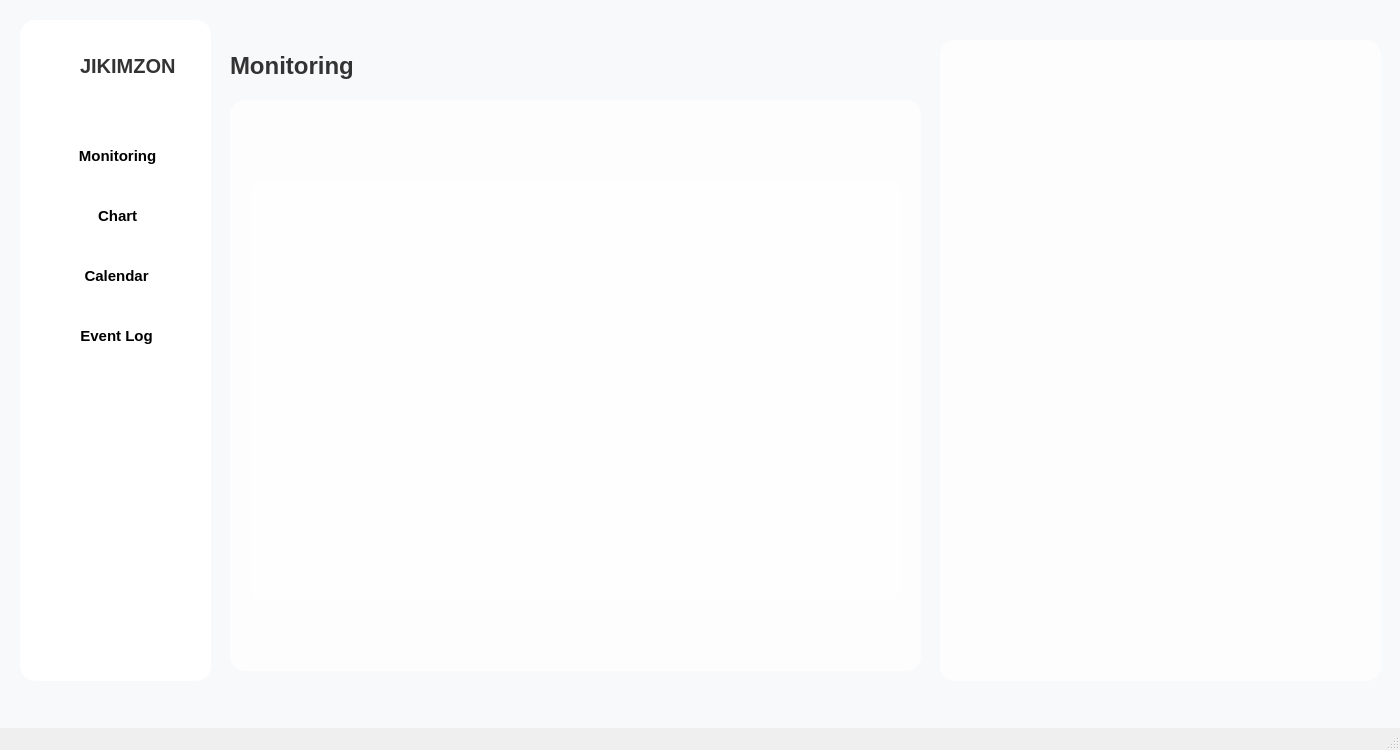
<?xml version="1.0" encoding="UTF-8"?>
<ui version="4.0">
 <class>MainWindow</class>
 <widget class="QMainWindow" name="MainWindow">
  <property name="geometry">
   <rect>
    <x>0</x>
    <y>0</y>
    <width>1400</width>
    <height>750</height>
   </rect>
  </property>
  <property name="sizePolicy">
   <sizepolicy hsizetype="Preferred" vsizetype="Preferred">
    <horstretch>0</horstretch>
    <verstretch>0</verstretch>
   </sizepolicy>
  </property>
  <property name="minimumSize">
   <size>
    <width>1400</width>
    <height>750</height>
   </size>
  </property>
  <property name="maximumSize">
   <size>
    <width>1400</width>
    <height>750</height>
   </size>
  </property>
  <property name="windowTitle">
   <string>JIKIMZON</string>
  </property>
  <property name="windowIcon">
   <iconset theme="QIcon::ThemeIcon::CameraVideo"/>
  </property>
  <property name="documentMode">
   <bool>false</bool>
  </property>
  <widget class="QWidget" name="centralwidget">
   <property name="styleSheet">
    <string notr="true">background-color: #F8F9FB;
</string>
   </property>
   <widget class="QFrame" name="sidebarframe">
    <property name="geometry">
     <rect>
      <x>20</x>
      <y>20</y>
      <width>191</width>
      <height>661</height>
     </rect>
    </property>
    <property name="styleSheet">
     <string notr="true">background-color: white;
border-radius: 15px;

</string>
    </property>
    <property name="frameShape">
     <enum>QFrame::StyledPanel</enum>
    </property>
    <property name="frameShadow">
     <enum>QFrame::Raised</enum>
    </property>
    <property name="lineWidth">
     <number>1</number>
    </property>
    <widget class="QPushButton" name="MButton">
     <property name="geometry">
      <rect>
       <x>10</x>
       <y>120</y>
       <width>171</width>
       <height>32</height>
      </rect>
     </property>
     <property name="styleSheet">
      <string notr="true">QPushButton {
    background-color: transparent; /* 버튼 배경을 투명하게 설정 */
    color: black; /* 기본 텍스트 색상은 검은색 */
    font-weight: bold; /* 텍스트를 두껍게 설정 */
    font-size: 15px; /* 텍스트 크기 설정 (여기서 15px로 시작) */
    border: none; /* 버튼 테두리 없앰 */
}

QPushButton:hover {
   background-color:  rgba(170, 201, 227, 80);
    color: black; /* 호버 시 텍스트 색상 유지 */
    font-size: 18px; /* 호버 시 텍스트 크기를 18px로 설정 (필요에 따라 조정 가능) */
}
</string>
     </property>
     <property name="text">
      <string> Monitoring</string>
     </property>
     <property name="icon">
      <iconset>
       <normalon>:/icon/desktop-2.png</normalon>
      </iconset>
     </property>
    </widget>
    <widget class="QPushButton" name="RButton">
     <property name="geometry">
      <rect>
       <x>10</x>
       <y>180</y>
       <width>171</width>
       <height>32</height>
      </rect>
     </property>
     <property name="styleSheet">
      <string notr="true">QPushButton {
    background-color: transparent; /* 버튼 배경을 투명하게 설정 */
    color: black; /* 기본 텍스트 색상은 검은색 */
    font-weight: bold; /* 텍스트를 두껍게 설정 */
    font-size: 15px; /* 텍스트 크기 설정 (여기서 15px로 시작) */
    border: none; /* 버튼 테두리 없앰 */
}

QPushButton:hover {
  background-color:  rgba(170, 201, 227, 80);
    color: black; /* 호버 시 텍스트 색상 유지 */
    font-size: 18px; /* 호버 시 텍스트 크기를 18px로 설정 (필요에 따라 조정 가능) */
}
</string>
     </property>
     <property name="text">
      <string> Chart</string>
     </property>
     <property name="icon">
      <iconset>
       <normalon>:/icon/growth.png</normalon>
      </iconset>
     </property>
    </widget>
    <widget class="QPushButton" name="CButton">
     <property name="geometry">
      <rect>
       <x>9</x>
       <y>240</y>
       <width>171</width>
       <height>32</height>
      </rect>
     </property>
     <property name="styleSheet">
      <string notr="true">QPushButton {
    background-color: transparent; /* 버튼 배경을 투명하게 설정 */
    color: black; /* 기본 텍스트 색상은 검은색 */
    font-weight: bold; /* 텍스트를 두껍게 설정 */
    font-size: 15px; /* 텍스트 크기 설정 (여기서 15px로 시작) */
    border: none; /* 버튼 테두리 없앰 */
}

QPushButton:hover {
  background-color:  rgba(170, 201, 227, 80);
    color: black; /* 호버 시 텍스트 색상 유지 */
    font-size: 18px; /* 호버 시 텍스트 크기를 18px로 설정 (필요에 따라 조정 가능) */
}
</string>
     </property>
     <property name="text">
      <string> Calendar</string>
     </property>
     <property name="icon">
      <iconset>
       <normalon>:/icon/calendar.png</normalon>
      </iconset>
     </property>
    </widget>
    <widget class="QPushButton" name="EButton">
     <property name="geometry">
      <rect>
       <x>9</x>
       <y>300</y>
       <width>171</width>
       <height>32</height>
      </rect>
     </property>
     <property name="styleSheet">
      <string notr="true">QPushButton {
    background-color: transparent; /* 버튼 배경을 투명하게 설정 */
    color: black; /* 기본 텍스트 색상은 검은색 */
    font-weight: bold; /* 텍스트를 두껍게 설정 */
    font-size: 15px; /* 텍스트 크기 설정 (여기서 15px로 시작) */
    border: none; /* 버튼 테두리 없앰 */
}

QPushButton:hover {
  background-color:  rgba(170, 201, 227, 80);
    color: black; /* 호버 시 텍스트 색상 유지 */
    font-size: 18px; /* 호버 시 텍스트 크기를 18px로 설정 (필요에 따라 조정 가능) */
}
</string>
     </property>
     <property name="text">
      <string> Event Log</string>
     </property>
     <property name="icon">
      <iconset>
       <normalon>:/icon/data-collection.png</normalon>
      </iconset>
     </property>
    </widget>
    <widget class="QLabel" name="label">
     <property name="geometry">
      <rect>
       <x>60</x>
       <y>30</y>
       <width>101</width>
       <height>31</height>
      </rect>
     </property>
     <property name="styleSheet">
      <string notr="true">font-size: 20px;
font-weight: bold;
color: #333333;
</string>
     </property>
     <property name="text">
      <string>JIKIMZON</string>
     </property>
    </widget>
    <widget class="QPushButton" name="logo">
     <property name="geometry">
      <rect>
       <x>10</x>
       <y>20</y>
       <width>71</width>
       <height>41</height>
      </rect>
     </property>
     <property name="styleSheet">
      <string notr="true">background-color: transparent;
    border: none;</string>
     </property>
     <property name="text">
      <string/>
     </property>
     <property name="icon">
      <iconset>
       <normalon>:/icon/logo.png</normalon>
      </iconset>
     </property>
     <property name="iconSize">
      <size>
       <width>50</width>
       <height>50</height>
      </size>
     </property>
    </widget>
   </widget>
   <widget class="QStackedWidget" name="stackedWidget">
    <property name="geometry">
     <rect>
      <x>220</x>
      <y>20</y>
      <width>1201</width>
      <height>681</height>
     </rect>
    </property>
    <property name="midLineWidth">
     <number>0</number>
    </property>
    <property name="currentIndex">
     <number>3</number>
    </property>
    <widget class="QWidget" name="b">
     <widget class="QWidget" name="dashboardContainer" native="true">
      <property name="geometry">
       <rect>
        <x>10</x>
        <y>80</y>
        <width>1151</width>
        <height>561</height>
       </rect>
      </property>
      <property name="styleSheet">
       <string notr="true">QWidget{
background-color: rgb(255, 255, 255);
border-radius: 15px;
}

</string>
      </property>
     </widget>
     <widget class="QLabel" name="label_4">
      <property name="geometry">
       <rect>
        <x>10</x>
        <y>20</y>
        <width>191</width>
        <height>51</height>
       </rect>
      </property>
      <property name="styleSheet">
       <string notr="true">font-size: 24px;
font-weight: bold;
color: #333333;
</string>
      </property>
      <property name="text">
       <string>Chart</string>
      </property>
     </widget>
    </widget>
    <widget class="QWidget" name="c">
     <widget class="QLabel" name="label_5">
      <property name="geometry">
       <rect>
        <x>10</x>
        <y>20</y>
        <width>191</width>
        <height>51</height>
       </rect>
      </property>
      <property name="styleSheet">
       <string notr="true">font-size: 24px;
font-weight: bold;
color: #333333;
</string>
      </property>
      <property name="text">
       <string> Calendar</string>
      </property>
     </widget>
     <widget class="QWidget" name="calenderContainer" native="true">
      <property name="geometry">
       <rect>
        <x>10</x>
        <y>80</y>
        <width>1151</width>
        <height>561</height>
       </rect>
      </property>
      <property name="styleSheet">
       <string notr="true">QWidget{
background-color: rgb(255, 255, 255);
border-radius: 15px;
}

</string>
      </property>
     </widget>
    </widget>
    <widget class="QWidget" name="d">
     <widget class="QWidget" name="eventLogContainer" native="true">
      <property name="geometry">
       <rect>
        <x>10</x>
        <y>80</y>
        <width>1151</width>
        <height>561</height>
       </rect>
      </property>
      <property name="styleSheet">
       <string notr="true">QWidget{
background-color: rgb(255, 255, 255);
border-radius: 15px;
}

</string>
      </property>
      <layout class="QGridLayout" name="gridLayout_2">
       <item row="0" column="0">
        <widget class="QFrame" name="frame">
         <property name="styleSheet">
          <string notr="true">    background-color:  rgba(170, 201, 227, 50);
    border-radius: 15px;        /* 모서리 둥글게 */
    padding: 16px;              /* 내부 여백 */</string>
         </property>
         <property name="frameShape">
          <enum>QFrame::StyledPanel</enum>
         </property>
         <property name="frameShadow">
          <enum>QFrame::Raised</enum>
         </property>
         <layout class="QGridLayout" name="gridLayout">
          <item row="0" column="1">
           <widget class="QLineEdit" name="eventlineEdit">
            <property name="styleSheet">
             <string notr="true">/* QLineEdit 기본 스타일 */
QLineEdit {
    background-color: rgba(255, 255, 255, 100);  /* 배경 색상 */
    border-radius: 5px;         /* 모서리 둥글게 */
    padding: 10px;               /* 내부 여백 */
    font-size: 13px;            /* 텍스트 크기 */
    color: #333333;             /* 텍스트 색상 */
}

/* QLineEdit 포커스 시 스타일 (기본 상태로 둡니다) */
QLineEdit:focus {
background-color:  rgba(170, 201, 227, 50);
}
</string>
            </property>
           </widget>
          </item>
          <item row="0" column="0">
           <widget class="QComboBox" name="eventcomboBox">
            <property name="styleSheet">
             <string notr="true">/* QComboBox 기본 스타일 */
QComboBox {
    background-color: rgba(255, 255, 255, 100);  
    border-radius: 10px;         /* 모서리 둥글게 */
    padding: 10px;              /* 내부 여백 */
    font-size: 13px;            /* 텍스트 크기 */
    color: #333333;             /* 텍스트 색상 */
}

/* QComboBox 항목 호버 시 색상 */
QComboBox::hover {
      background-color:  rgba(170, 201, 227, 50);
}

/* QComboBox 항목 선택 시 색상 */
QComboBox::item:selected {
    background-color:     background-color:  rgba(170, 201, 227, 100);
    color: #436f90;             /* 선택된 항목 텍스트 색상 */
}

/* QComboBox 화살표 아이콘 투명하게 설정 */
QComboBox::down-arrow {
    width: 18px;                         /* 화살표 크기 조정 */
    height: 18px;
    background-color: rgba(0, 0, 0, 0);  /* 화살표 배경 투명 */
}

/* QComboBox 팝업 목록에 대한 스타일 (항목 선택 시 팝업 배경 색상) */
QComboBox QAbstractItemView {
    background-color: #FFFFFF;  /* 팝업 배경 색상 */
    selection-background-color: #5C8DB1; /* 선택된 항목 배경 색상 */
    selection-color: rgba(170, 201, 227, 50);
    color: #333333;             /* 텍스트 색상 */
}
</string>
            </property>
            <item>
             <property name="text">
              <string>object_class</string>
             </property>
            </item>
            <item>
             <property name="text">
              <string>frame_id</string>
             </property>
            </item>
            <item>
             <property name="text">
              <string>timestamp</string>
             </property>
            </item>
            <item>
             <property name="text">
              <string>x</string>
             </property>
            </item>
            <item>
             <property name="text">
              <string>y</string>
             </property>
            </item>
            <item>
             <property name="text">
              <string>width</string>
             </property>
            </item>
            <item>
             <property name="text">
              <string>height</string>
             </property>
            </item>
           </widget>
          </item>
          <item row="0" column="2">
           <widget class="QPushButton" name="searchButton">
            <property name="styleSheet">
             <string notr="true">/* OK 버튼 스타일 */
QPushButton{
    background-color: rgba(255, 255, 255, 100);  /* 밝은 회색 */
    color: rgb(0, 0, 0);             /* 글자색 검정 */
    font-size: 13px;            /* 글자 크기 */
    font-weight: bold;
    border-radius: 5px;         /* 모서리를 살짝 둥글게 */
    padding: 10px 20px;          /* 버튼 안쪽 여백 */
}

/* OK 버튼 hover 효과 */
QPushButton:hover {
    background-color:  rgba(170, 201, 227, 50);
}</string>
            </property>
            <property name="text">
             <string>검색</string>
            </property>
           </widget>
          </item>
          <item row="1" column="0" colspan="3">
           <widget class="QTableView" name="tableView">
            <property name="styleSheet">
             <string notr="true">/* QTableView 기본 스타일 */
QTableView {
          background-color: rgba(255, 255, 255, 100);
        border-radius: 10px;
    gridline-color: #a8c5da;    /* 그리드라인 색상 */
    color: #436f90;             /* 텍스트 색상 */
}

/* QTableView 아이템 스타일 */
QTableView::item {
    padding: 6px;               /* 항목의 여백 */
    border: 1px solid transparent;  /* 항목의 기본 테두리 색상 */
    color: #436f90;             /* 항목 텍스트 색상 */
}

QTableView::item:selected {
   background-color:  rgba(170, 201, 227, 80);
    color: #436f90;             /* 선택된 항목 텍스트 색상 */
}

QTableView::item:hover {
    background-color:  rgba(170, 201, 227, 80);
    color: #436f90;             /* 호버 시 항목 텍스트 색상 */
}

/* QTableView 수평 헤더 스타일 */
QTableView::horizontalHeader {
    background-color: rgba(92, 141, 177, 150); /* 헤더 배경 색상 */
    color: #ffffff;             /* 헤더 텍스트 색상 */
    font-weight: bold;          /* 헤더 텍스트 굵게 */
    padding: 4px;               /* 헤더 텍스트 여백 */
    border-bottom: 2px solid #a8c5da; /* 헤더 하단 테두리 */
}

/* 스크롤바 스타일 */
QScrollBar:vertical {
    border: none;
    background: rgba(176, 227, 255, 100); /* 스크롤바 배경 */
    width: 12px;                       /* 스크롤바 너비 */
    margin: 0px;
}

QScrollBar::handle:vertical {
    background-color: rgba(92, 141, 177, 80); /* 스크롤바 핸들 */
    min-height: 20px;                        /* 핸들 최소 높이 */
    border-radius: 6px;                      /* 모서리 둥글게 */
}

QScrollBar::add-line:vertical, 
QScrollBar::sub-line:vertical {
    height: 0px;
    subcontrol-position: top;
    subcontrol-origin: margin;
}

QScrollBar::up-arrow:vertical, 
QScrollBar::down-arrow:vertical {
    background: none;
}

QScrollBar::add-page:vertical, 
QScrollBar::sub-page:vertical {
    background: none;
}

</string>
            </property>
           </widget>
          </item>
         </layout>
        </widget>
       </item>
      </layout>
     </widget>
     <widget class="QLabel" name="label_6">
      <property name="geometry">
       <rect>
        <x>10</x>
        <y>20</y>
        <width>191</width>
        <height>51</height>
       </rect>
      </property>
      <property name="styleSheet">
       <string notr="true">font-size: 24px;
font-weight: bold;
color: #333333;
</string>
      </property>
      <property name="text">
       <string> Event Log</string>
      </property>
     </widget>
    </widget>
    <widget class="QWidget" name="a">
     <widget class="QLabel" name="label_3">
      <property name="geometry">
       <rect>
        <x>10</x>
        <y>20</y>
        <width>131</width>
        <height>51</height>
       </rect>
      </property>
      <property name="styleSheet">
       <string notr="true">font-size: 24px;
font-weight: bold;
color: #333333;
</string>
      </property>
      <property name="text">
       <string>Monitoring</string>
      </property>
     </widget>
     <widget class="QWidget" name="metaDataContainer" native="true">
      <property name="geometry">
       <rect>
        <x>720</x>
        <y>20</y>
        <width>441</width>
        <height>641</height>
       </rect>
      </property>
      <property name="styleSheet">
       <string notr="true">QWidget{    
background-color: rgba(255, 255, 255, 180);  /* 배경 색상과 투명도 (180은 0~255 사이의 값으로 투명도를 설정) */
    border-radius: 15px;        /* 모서리 둥글게 */
    padding: 16px;              /* 내부 여백 */
}</string>
      </property>
     </widget>
     <widget class="QFrame" name="videoframe">
      <property name="geometry">
       <rect>
        <x>10</x>
        <y>80</y>
        <width>691</width>
        <height>571</height>
       </rect>
      </property>
      <property name="styleSheet">
       <string notr="true">QFrame {
    background-color: rgba(255, 255, 255, 180);  /* 배경 색상과 투명도 (180은 0~255 사이의 값으로 투명도를 설정) */
    border-radius: 15px;        /* 모서리 둥글게 */
    padding: 16px;              /* 내부 여백 */
}
</string>
      </property>
      <property name="frameShape">
       <enum>QFrame::StyledPanel</enum>
      </property>
      <property name="frameShadow">
       <enum>QFrame::Raised</enum>
      </property>
      <widget class="QLabel" name="videoLabel">
       <property name="geometry">
        <rect>
         <x>20</x>
         <y>80</y>
         <width>651</width>
         <height>421</height>
        </rect>
       </property>
       <property name="styleSheet">
        <string notr="true">QLabel{
border-radius: 15px;        /* 모서리 둥글게 */
}</string>
       </property>
       <property name="text">
        <string/>
       </property>
      </widget>
      <widget class="QWidget" name="widget_4" native="true">
       <property name="geometry">
        <rect>
         <x>260</x>
         <y>530</y>
         <width>171</width>
         <height>41</height>
        </rect>
       </property>
       <property name="styleSheet">
        <string notr="true">QWidget {
    background: transparent;/* 상단 바와 하단 바 배경을 투명하게 */
}

QPushButton {
    background: rgba(0, 0, 0, 0);  /* 버튼 배경 투명 */
    color: white;  /* 텍스트 색상 */
    border: none;  /* 테두리 없애기 */
    font-size: 16px;  /* 폰트 크기 */
    padding: 10px;  /* 패딩 */
}</string>
       </property>
       <layout class="QHBoxLayout" name="horizontalLayout_5">
        <item>
         <widget class="QPushButton" name="backwardButton">
          <property name="text">
           <string/>
          </property>
          <property name="icon">
           <iconset resource="icons.qrc">
            <normaloff>:/icon/backward.png</normaloff>:/icon/backward.png</iconset>
          </property>
         </widget>
        </item>
        <item>
         <widget class="QPushButton" name="pauseButton">
          <property name="text">
           <string/>
          </property>
          <property name="icon">
           <iconset>
            <normalon>:/icon/pause.png</normalon>
           </iconset>
          </property>
         </widget>
        </item>
        <item>
         <widget class="QPushButton" name="resumeButton">
          <property name="text">
           <string/>
          </property>
          <property name="icon">
           <iconset>
            <normalon>:/icon/play.png</normalon>
           </iconset>
          </property>
         </widget>
        </item>
        <item>
         <widget class="QPushButton" name="forwardButton">
          <property name="text">
           <string/>
          </property>
          <property name="icon">
           <iconset>
            <normalon>:/icon/forward.png</normalon>
           </iconset>
          </property>
         </widget>
        </item>
       </layout>
      </widget>
      <widget class="QPushButton" name="setting">
       <property name="geometry">
        <rect>
         <x>630</x>
         <y>530</y>
         <width>41</width>
         <height>31</height>
        </rect>
       </property>
       <property name="styleSheet">
        <string notr="true">QPushButton {
    background: rgba(0, 0, 0, 0);  /* 버튼 배경 투명 */
    color: white;  /* 텍스트 색상 */
    border: none;  /* 테두리 없애기 */
    font-size: 16px;  /* 폰트 크기 */
    padding: 10px;  /* 패딩 */
}</string>
       </property>
       <property name="text">
        <string/>
       </property>
       <property name="icon">
        <iconset>
         <normalon>:/icon/setting.png</normalon>
        </iconset>
       </property>
       <property name="iconSize">
        <size>
         <width>20</width>
         <height>20</height>
        </size>
       </property>
      </widget>
      <widget class="QWidget" name="widget_5" native="true">
       <property name="geometry">
        <rect>
         <x>20</x>
         <y>10</y>
         <width>651</width>
         <height>61</height>
        </rect>
       </property>
       <property name="styleSheet">
        <string notr="true">QWidget {
    background: rgba(0, 0, 0, 0);  /* 상단 바와 하단 바 배경을 투명하게 */
}
</string>
       </property>
       <layout class="QHBoxLayout" name="horizontalLayout_6" stretch="5,3,3">
        <property name="leftMargin">
         <number>0</number>
        </property>
        <property name="topMargin">
         <number>0</number>
        </property>
        <property name="rightMargin">
         <number>0</number>
        </property>
        <property name="bottomMargin">
         <number>0</number>
        </property>
        <item>
         <widget class="QLabel" name="timeLabel">
          <property name="text">
           <string/>
          </property>
         </widget>
        </item>
        <item>
         <widget class="QLabel" name="weatherLabel">
          <property name="text">
           <string/>
          </property>
         </widget>
        </item>
        <item>
         <widget class="QLabel" name="networkStatusLabel">
          <property name="text">
           <string/>
          </property>
         </widget>
        </item>
       </layout>
      </widget>
     </widget>
    </widget>
   </widget>
  </widget>
  <widget class="QMenuBar" name="menubar">
   <property name="geometry">
    <rect>
     <x>0</x>
     <y>0</y>
     <width>1400</width>
     <height>24</height>
    </rect>
   </property>
  </widget>
  <widget class="QStatusBar" name="statusbar"/>
 </widget>
 <resources>
  <include location="icons.qrc"/>
 </resources>
 <connections/>
</ui>
